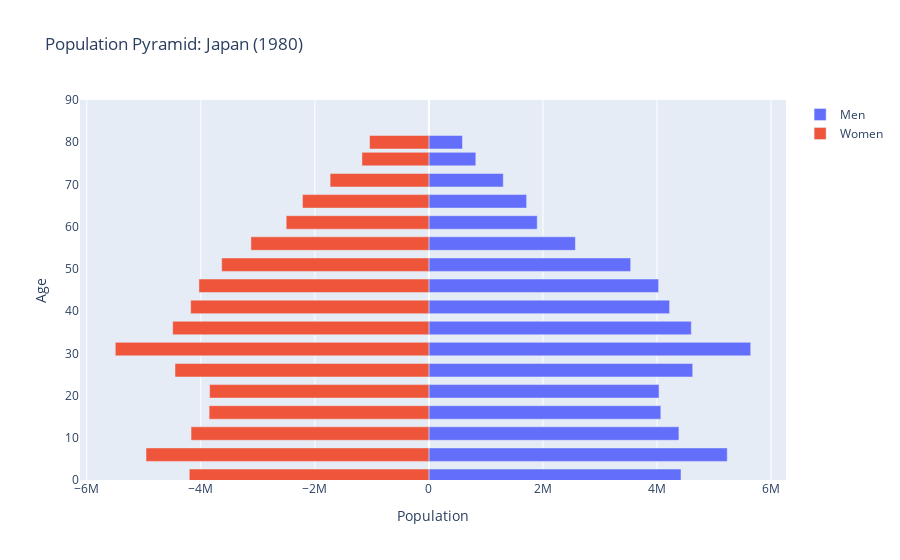

The code cell stored with this chart in its notebook:
### Code cell
population_pyramid(
    df=df_japan,
    year="1980-01-01",
    country="Japan"
)

### Figure 1 — Plotly figure (JSON) as saved in the notebook; plotly's stock layout.template omitted (floating-point values rounded to 4 significant figures)
{"data": [{"name": "Men", "orientation": "h", "type": "bar", "x": [4420000.0, 5232000.0, 4384000.0, 4067000.0, 4035000.0, 4626000.0, 5643000.0, 4602000.0, 4220000.0, 4028000.0, 3538000.0, 2569000.0, 1899000.0, 1714000.0, 1304000.0, 822300.0, 588200.0], "y": [1, 6, 11, 16, 21, 26, 31, 36, 41, 46, 51, 56, 61, 66, 71, 76, 80]}, {"name": "Women", "orientation": "h", "type": "bar", "x": [-4203000.0, -4961000.0, -4172000.0, -3855000.0, -3846000.0, -4453000.0, -5500000.0, -4493000.0, -4178000.0, -4033000.0, -3634000.0, -3121000.0, -2503000.0, -2217000.0, -1732000.0, -1174000.0, -1041000.0], "y": [1, 6, 11, 16, 21, 26, 31, 36, 41, 46, 51, 56, 61, 66, 71, 76, 80]}], "layout": {"barmode": "overlay", "title": {"text": "Population Pyramid: Japan (1980)"}, "xaxis": {"title": {"text": "Population"}}, "yaxis": {"range": [0, 90], "title": {"text": "Age"}}}}
